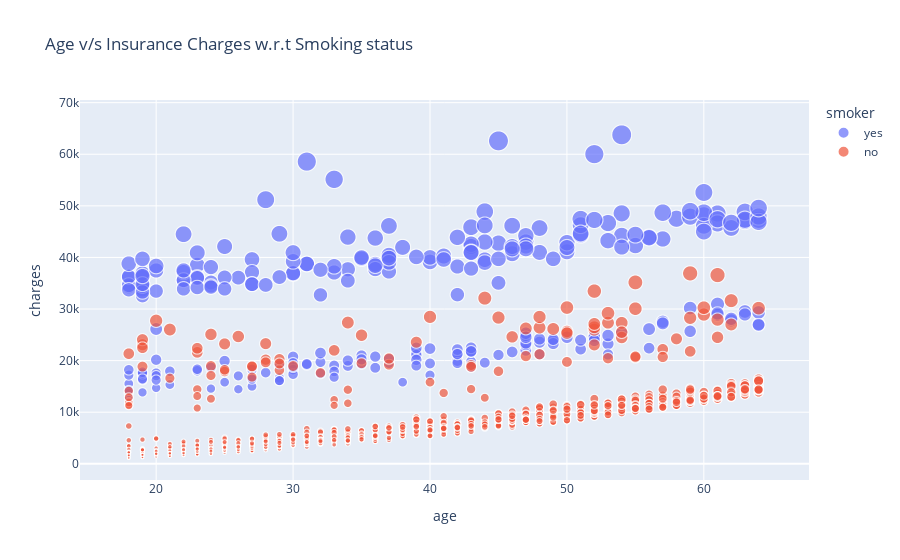
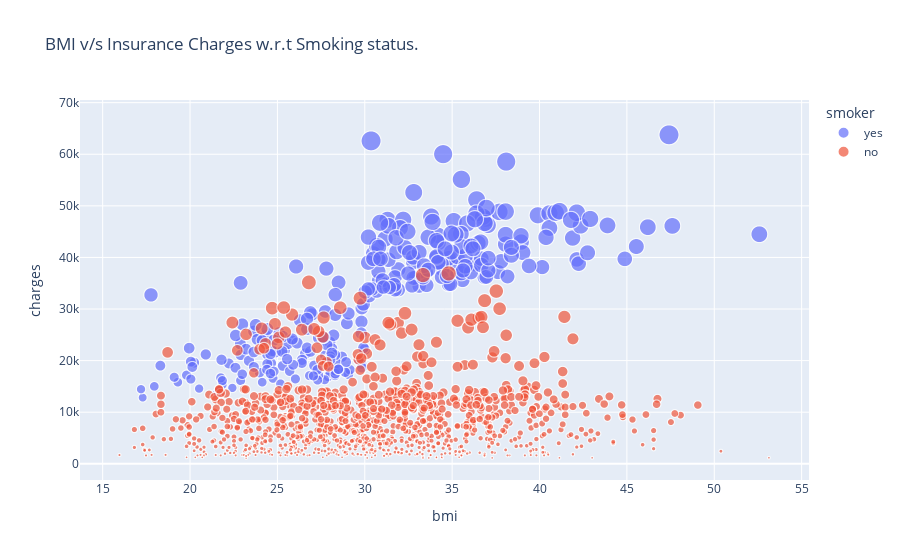
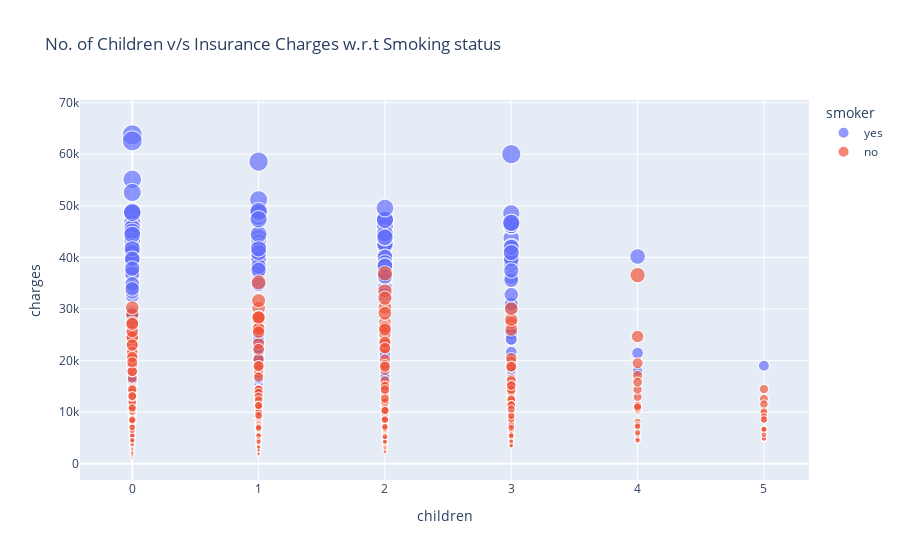

Notebook code cell kept with these figures, in order:
### Code cell
fig1=px.scatter(data,x='age',y='charges',color='smoker',size='charges',title="Age v/s Insurance Charges w.r.t Smoking status")
fig1.show()
print("                                ")
print("---------------------------------")
print("Insight: (Linear relation)Insurance charges increase as age increases; also charges are high if the person is smoker.")
print("                                ")
print("---------------------------------")
print("                                ")
print("                                ")
fig2=px.scatter(data,x='bmi',y='charges',color='smoker',size='charges',title="BMI v/s Insurance Charges w.r.t Smoking status.")
fig2.show()
print("                                ")
print("---------------------------------")
print("Insight: (less Linear); If a person is smoker & having high BMI then the insurance cost is relatively high.")
print("                                ")
print("---------------------------------")
print("                                ")
print("                                ")
fig3=px.scatter(data,x='children',y='charges',color='smoker',size='charges',title="No. of Children v/s Insurance Charges w.r.t Smoking status")
fig3.show()
print("                                ")
print("---------------------------------")
print("                                ")
print("Insight: There are more policyholders with no or 0 children compared to policy holders with 4-5 children.")
print("The insurance charges increases if the policyholder is a smoker.")

### Figure 1 — Plotly figure (JSON) as saved in the notebook; plotly's stock layout.template omitted (floating-point values rounded to 4 significant figures; data arrays with more than 128 entries replaced by an {"elided": "..."} marker saying what was removed)
{"data": [{"hovertemplate": "smoker=yes<br>age=%{x}<br>charges=%{marker.size}<extra></extra>", "legendgroup": "yes", "marker": {"color": "#636efa", "size": {"elided": "274 float values"}, "sizemode": "area", "sizeref": 159.4, "symbol": "circle"}, "mode": "markers", "name": "yes", "showlegend": true, "type": "scattergl", "x": {"elided": "274 int values"}, "xaxis": "x", "y": {"elided": "274 float values"}, "yaxis": "y"}, {"hovertemplate": "smoker=no<br>age=%{x}<br>charges=%{marker.size}<extra></extra>", "legendgroup": "no", "marker": {"color": "#EF553B", "size": {"elided": "1063 float values"}, "sizemode": "area", "sizeref": 159.4, "symbol": "circle"}, "mode": "markers", "name": "no", "showlegend": true, "type": "scattergl", "x": {"elided": "1063 int values"}, "xaxis": "x", "y": {"elided": "1063 float values"}, "yaxis": "y"}], "layout": {"legend": {"itemsizing": "constant", "title": {"text": "smoker"}, "tracegroupgap": 0}, "title": {"text": "Age v/s Insurance Charges w.r.t Smoking status"}, "xaxis": {"anchor": "y", "domain": [0, 1], "title": {"text": "age"}}, "yaxis": {"anchor": "x", "domain": [0, 1], "title": {"text": "charges"}}}}

### Figure 2 — Plotly figure (JSON) as saved in the notebook; plotly's stock layout.template omitted (floating-point values rounded to 4 significant figures; data arrays with more than 128 entries replaced by an {"elided": "..."} marker saying what was removed)
{"data": [{"hovertemplate": "smoker=yes<br>bmi=%{x}<br>charges=%{marker.size}<extra></extra>", "legendgroup": "yes", "marker": {"color": "#636efa", "size": {"elided": "274 float values"}, "sizemode": "area", "sizeref": 159.4, "symbol": "circle"}, "mode": "markers", "name": "yes", "showlegend": true, "type": "scattergl", "x": {"elided": "274 float values"}, "xaxis": "x", "y": {"elided": "274 float values"}, "yaxis": "y"}, {"hovertemplate": "smoker=no<br>bmi=%{x}<br>charges=%{marker.size}<extra></extra>", "legendgroup": "no", "marker": {"color": "#EF553B", "size": {"elided": "1063 float values"}, "sizemode": "area", "sizeref": 159.4, "symbol": "circle"}, "mode": "markers", "name": "no", "showlegend": true, "type": "scattergl", "x": {"elided": "1063 float values"}, "xaxis": "x", "y": {"elided": "1063 float values"}, "yaxis": "y"}], "layout": {"legend": {"itemsizing": "constant", "title": {"text": "smoker"}, "tracegroupgap": 0}, "title": {"text": "BMI v/s Insurance Charges w.r.t Smoking status."}, "xaxis": {"anchor": "y", "domain": [0, 1], "title": {"text": "bmi"}}, "yaxis": {"anchor": "x", "domain": [0, 1], "title": {"text": "charges"}}}}

### Figure 3 — Plotly figure (JSON) as saved in the notebook; plotly's stock layout.template omitted (floating-point values rounded to 4 significant figures; data arrays with more than 128 entries replaced by an {"elided": "..."} marker saying what was removed)
{"data": [{"hovertemplate": "smoker=yes<br>children=%{x}<br>charges=%{marker.size}<extra></extra>", "legendgroup": "yes", "marker": {"color": "#636efa", "size": {"elided": "274 float values"}, "sizemode": "area", "sizeref": 159.4, "symbol": "circle"}, "mode": "markers", "name": "yes", "showlegend": true, "type": "scattergl", "x": {"elided": "274 int values"}, "xaxis": "x", "y": {"elided": "274 float values"}, "yaxis": "y"}, {"hovertemplate": "smoker=no<br>children=%{x}<br>charges=%{marker.size}<extra></extra>", "legendgroup": "no", "marker": {"color": "#EF553B", "size": {"elided": "1063 float values"}, "sizemode": "area", "sizeref": 159.4, "symbol": "circle"}, "mode": "markers", "name": "no", "showlegend": true, "type": "scattergl", "x": {"elided": "1063 int values"}, "xaxis": "x", "y": {"elided": "1063 float values"}, "yaxis": "y"}], "layout": {"legend": {"itemsizing": "constant", "title": {"text": "smoker"}, "tracegroupgap": 0}, "title": {"text": "No. of Children v/s Insurance Charges w.r.t Smoking status"}, "xaxis": {"anchor": "y", "domain": [0, 1], "title": {"text": "children"}}, "yaxis": {"anchor": "x", "domain": [0, 1], "title": {"text": "charges"}}}}
